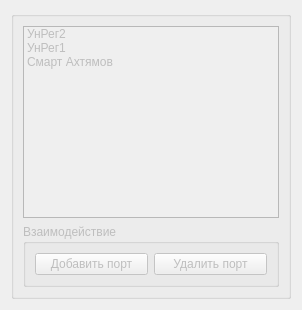
          <widget class="QWidget" name="tab_group_usb">
           <property name="enabled">
            <bool>false</bool>
           </property>
           <attribute name="title">
            <string>USB-порты</string>
           </attribute>
           <layout class="QGridLayout" name="gridLayout_24">
            <item row="0" column="0">
             <widget class="QGroupBox" name="groupBox_20">
              <property name="title">
               <string/>
              </property>
              <layout class="QGridLayout" name="gridLayout_23">
               <item row="1" column="0">
                <widget class="QGroupBox" name="groupBox_22">
                 <property name="title">
                  <string>Взаимодействие</string>
                 </property>
                 <layout class="QHBoxLayout" name="horizontalLayout_12">
                  <item>
                   <widget class="QPushButton" name="pushButton_6">
                    <property name="text">
                     <string>Добавить порт</string>
                    </property>
                   </widget>
                  </item>
                  <item>
                   <widget class="QPushButton" name="pushButton_4">
                    <property name="text">
                     <string>Удалить порт</string>
                    </property>
                   </widget>
                  </item>
                 </layout>
                </widget>
               </item>
               <item row="0" column="0">
                <widget class="QListWidget" name="listWidget">
                 <property name="sortingEnabled">
                  <bool>true</bool>
                 </property>
                 <item>
                  <property name="text">
                   <string>УнРег2</string>
                  </property>
                 </item>
                 <item>
                  <property name="text">
                   <string>УнРег1</string>
                  </property>
                 </item>
                 <item>
                  <property name="text">
                   <string>Смарт Ахтямов</string>
                  </property>
                 </item>
                </widget>
               </item>
              </layout>
             </widget>
            </item>
           </layout>
          </widget>
